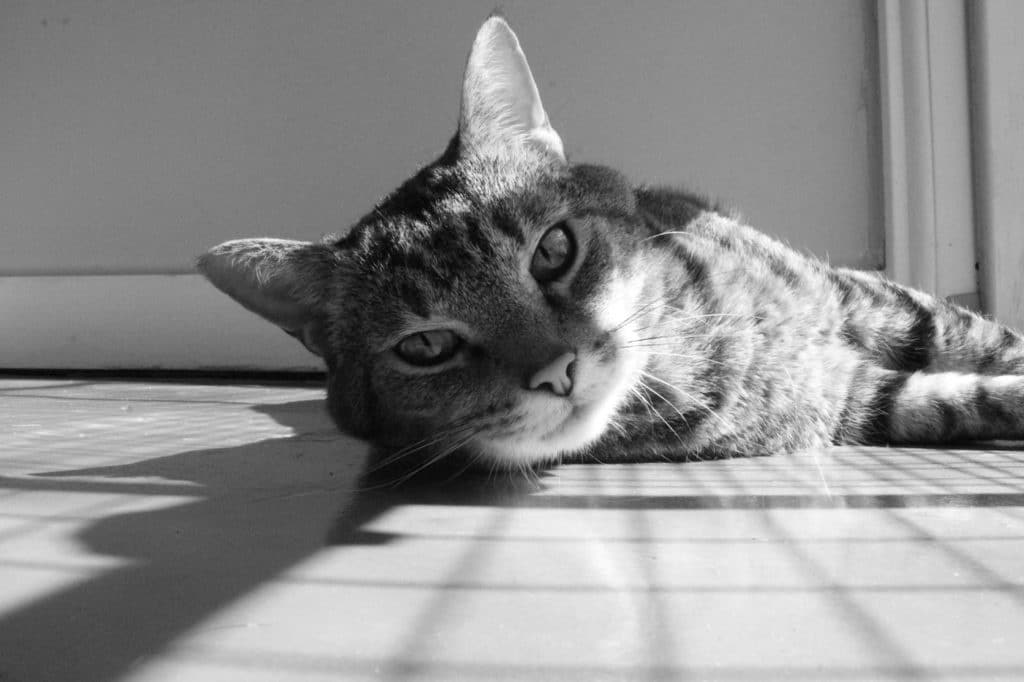
#> input picture lab-3/cat.jpg, 1024 x 682 px
$ jupyter execute lab-3.ipynb
#> lines starting #> are read from the running program, lines starting #| are printed output that depends on the picture
#> further down, img is the input picture: shape (682, 1024, 3); min 0, max 255, mean 141.3
[cell 1]
import numpy as np
import cv2
import matplotlib.pyplot as plt

[cell 2]
def histogram_equalization(img):
    # Convert image to grayscale if it is not
    if len(img.shape) == 3:
        img = cv2.cvtColor(img, cv2.COLOR_BGR2GRAY)
#> img: shape (682, 1024)

    # Flatten the image to a 1D array
    img_flat = img.flatten()

    # Compute histogram
    hist, bins = np.histogram(img_flat, bins=256, range=(0, 256))
#> hist = 256 values, max 17707 at index 124, min 3 at index 1, mean 2728; bins = 257 values from 0 to 256

    # Compute cumulative distribution function (CDF)
    cdf = hist.cumsum()
#> cdf = 256 values from 7 to 698368

    # Normalize CDF
    cdf_normalized = cdf * 255 / cdf[-1]
#> cdf_normalized = 256 values from 0.00256 to 255

    # Map the original gray levels to equalized levels
    img_equalized = np.interp(img_flat, bins[:-1], cdf_normalized).astype(np.uint8)

    # Reshape back to the original image shape
    img_equalized = img_equalized.reshape(img.shape)
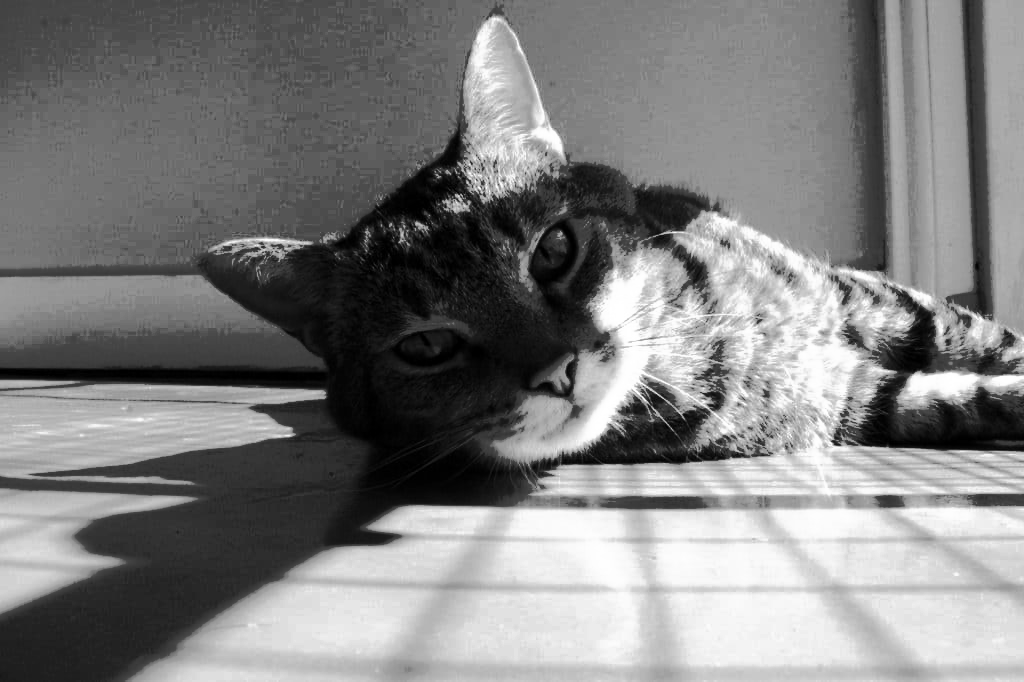
#> img_equalized: shape (682, 1024); min 0, max 255, mean 127.9

    return img_equalized

[cell 3]
# Load an example image
img = cv2.imread('./cat.jpg')

# Perform histogram equalization
equalized_img = histogram_equalization(img)

# Display the original and equalized images
plt.figure(figsize=(10, 5))

plt.subplot(1, 2, 1)
plt.title('Original Image')
plt.imshow(cv2.cvtColor(img, cv2.COLOR_BGR2RGB))
plt.axis('off')

plt.subplot(1, 2, 2)
plt.title('Equalized Image')
plt.imshow(equalized_img, cmap='gray')
plt.axis('off')

plt.show()
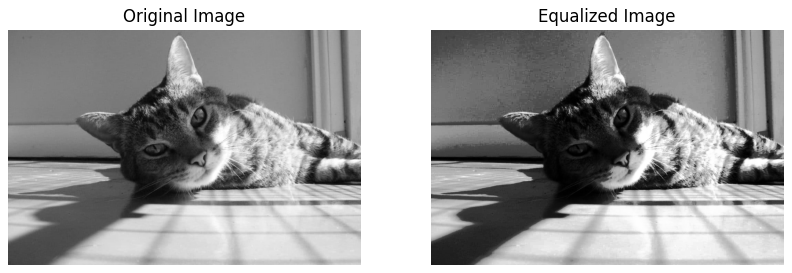
#> figure drawn by matplotlib, 2 panels
